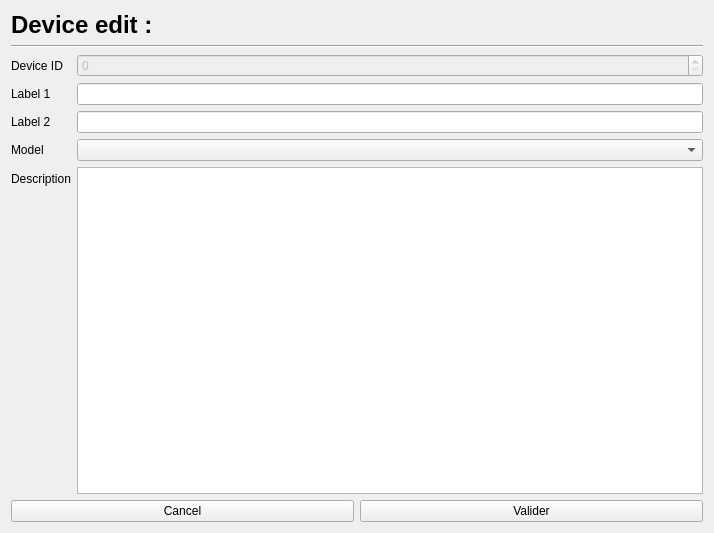
<?xml version="1.0" encoding="UTF-8"?>
<ui version="4.0">
 <class>device_edit</class>
 <widget class="QFrame" name="device_edit">
  <property name="geometry">
   <rect>
    <x>0</x>
    <y>0</y>
    <width>714</width>
    <height>533</height>
   </rect>
  </property>
  <property name="windowTitle">
   <string>Frame</string>
  </property>
  <layout class="QVBoxLayout" name="verticalLayout">
   <item>
    <widget class="QLabel" name="l_rack_edit_title">
     <property name="font">
      <font>
       <pointsize>18</pointsize>
       <bold>true</bold>
      </font>
     </property>
     <property name="text">
      <string>Device edit :</string>
     </property>
    </widget>
   </item>
   <item>
    <widget class="Line" name="line">
     <property name="orientation">
      <enum>Qt::Horizontal</enum>
     </property>
    </widget>
   </item>
   <item>
    <layout class="QFormLayout" name="form">
     <item row="0" column="0">
      <widget class="QLabel" name="l_device_id">
       <property name="text">
        <string>Device ID</string>
       </property>
       <property name="buddy">
        <cstring>i_device_id</cstring>
       </property>
      </widget>
     </item>
     <item row="0" column="1">
      <widget class="QSpinBox" name="i_device_id">
       <property name="enabled">
        <bool>false</bool>
       </property>
      </widget>
     </item>
     <item row="1" column="0">
      <widget class="QLabel" name="l_label_1">
       <property name="text">
        <string>Label 1</string>
       </property>
       <property name="buddy">
        <cstring>i_label_1</cstring>
       </property>
      </widget>
     </item>
     <item row="1" column="1">
      <widget class="QLineEdit" name="i_label_1"/>
     </item>
     <item row="2" column="0">
      <widget class="QLabel" name="l_label_2">
       <property name="text">
        <string>Label 2</string>
       </property>
       <property name="buddy">
        <cstring>i_label_2</cstring>
       </property>
      </widget>
     </item>
     <item row="2" column="1">
      <widget class="QLineEdit" name="i_label_2"/>
     </item>
     <item row="4" column="0">
      <widget class="QLabel" name="l_description">
       <property name="text">
        <string>Description</string>
       </property>
       <property name="buddy">
        <cstring>i_description</cstring>
       </property>
      </widget>
     </item>
     <item row="4" column="1">
      <widget class="QTextEdit" name="i_description"/>
     </item>
     <item row="3" column="1">
      <widget class="QComboBox" name="i_model"/>
     </item>
     <item row="3" column="0">
      <widget class="QLabel" name="l_model">
       <property name="text">
        <string>Model</string>
       </property>
      </widget>
     </item>
    </layout>
   </item>
   <item>
    <layout class="QHBoxLayout" name="device_actions">
     <item>
      <widget class="QPushButton" name="bt_cancel">
       <property name="text">
        <string>Cancel</string>
       </property>
      </widget>
     </item>
     <item>
      <widget class="QPushButton" name="bt_save">
       <property name="text">
        <string>Valider</string>
       </property>
      </widget>
     </item>
    </layout>
   </item>
  </layout>
 </widget>
 <resources/>
 <connections/>
</ui>
